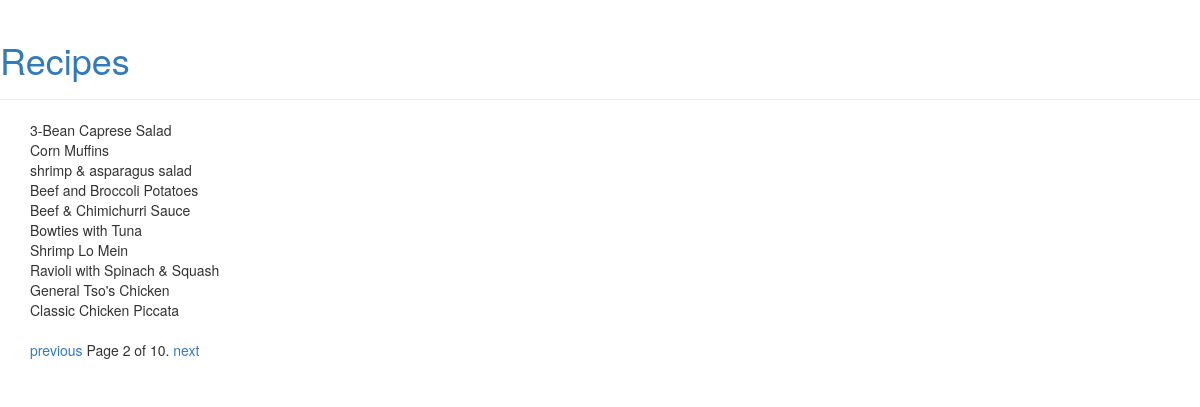
/search/products/recipe/?page=2, run on the app's committed database.
### products/models.py (models this page shows, shortened)
class Recipe(Base):
    name = models.CharField(max_length=512, unique=True)
    description = models.TextField(blank=True)
    img_url = models.CharField(max_length=512,)
    prep_time = models.CharField(max_length=15)
    servings = models.CharField(max_length=20)
    direction = models.TextField(blank=True)
    ingredients = models.TextField(blank=True)
    products = models.ManyToManyField(Product)

### pages/views.py (the view)
class recipe_list(View):
	def get(self, request, *args, **kwargs):
		recipe_list = Recipe.objects.all()
		paginator = Paginator(recipe_list, 10)
		page = request.GET.get('page')
		try:
		    recipes = paginator.page(page)
		except PageNotAnInteger:
		    recipes = paginator.page(1)
		except EmptyPage:
		    recipes = paginator.page(paginator.num_pages)
		print(recipes.has_next==True)
		return render(request, 'recipe/recipe_list.html', {'recipes': recipes})

### pages/templates/recipe/recipe_list.html
{% extends 'recipe/base.html' %}
{% block content %}
	{% for recipe in recipes %}
	    {{ recipe.name }}<br/>
	{% endfor %}
	<div class="pagination">
	    <span class="step-links">
	        {% if recipes.has_previous %}
	            <a href="?page={{ recipes.previous_page_number }}">previous</a>
	        {% endif %}
	        <span class="current">
	            Page {{ recipes.number }} of {{ recipes.paginator.num_pages }}.
	        </span>
	        {% if recipes.has_next %}
	            <a href="?page={{ recipes.next_page_number }}">next</a>
	        {% endif %}
	    </span>
	</div>
{% endblock %}

### data on the page
Recipe: name "3-Bean Caprese Salad"
Recipe: name "Corn Muffins"
Recipe: name "shrimp & asparagus salad"
Recipe: name "Beef and Broccoli Potatoes"
Recipe: name "Beef & Chimichurri Sauce"
Recipe: name "Bowties with Tuna"
Recipe: name "Shrimp Lo Mein"
Recipe: name "Ravioli with Spinach & Squash"
Recipe: name "General Tso's Chicken"
Recipe: name "Classic Chicken Piccata"

### other printed values
{{ recipes.number }} "2"
{{ recipes.paginator.num_pages }} "10"
